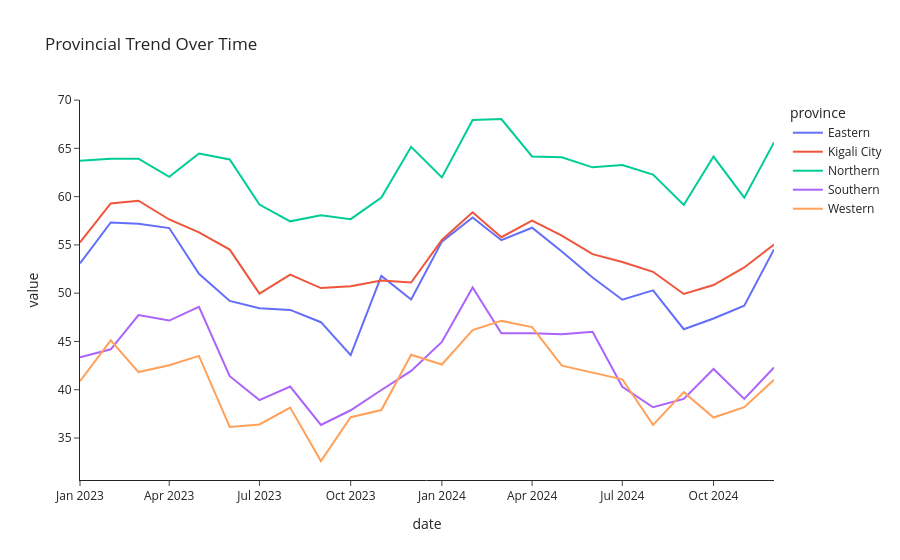

Source (notebook cell):
### Code cell
import plotly.express as px

monthly = df.groupby(["date", "province"], as_index=False)["value"].mean()

fig = px.line(
    monthly, x="date", y="value", color="province",
    hover_data={"value": ":.1f"},
    title="Provincial Trend Over Time",
)
fig.update_layout(template="simple_white")
fig.show()
# fig.write_html("outputs/trend_interactive.html")

### Figure 1 — Plotly figure (JSON) as saved in the notebook; plotly's stock layout.template omitted (floating-point values rounded to 4 significant figures)
{"data": [{"hovertemplate": "province=Eastern<br>date=%{x}<br>value=%{y:.1f}<extra></extra>", "legendgroup": "Eastern", "line": {"color": "#636efa", "dash": "solid"}, "marker": {"symbol": "circle"}, "mode": "lines", "name": "Eastern", "orientation": "v", "showlegend": true, "type": "scatter", "x": ["2023-01-01T00:00:00", "2023-02-01T00:00:00", "2023-03-01T00:00:00", "2023-04-01T00:00:00", "2023-05-01T00:00:00", "2023-06-01T00:00:00", "2023-07-01T00:00:00", "2023-08-01T00:00:00", "2023-09-01T00:00:00", "2023-10-01T00:00:00", "2023-11-01T00:00:00", "2023-12-01T00:00:00", "2024-01-01T00:00:00", "2024-02-01T00:00:00", "2024-03-01T00:00:00", "2024-04-01T00:00:00", "2024-05-01T00:00:00", "2024-06-01T00:00:00", "2024-07-01T00:00:00", "2024-08-01T00:00:00", "2024-09-01T00:00:00", "2024-10-01T00:00:00", "2024-11-01T00:00:00", "2024-12-01T00:00:00"], "xaxis": "x", "y": [53.09, 57.33, 57.2, 56.75, 52.0, 49.2, 48.44, 48.27, 46.99, 43.59, 51.78, 49.34, 55.34, 57.83, 55.49, 56.78, 54.32, 51.61, 49.33, 50.3, 46.27, 47.38, 48.7, 54.53], "yaxis": "y"}, {"hovertemplate": "province=Kigali City<br>date=%{x}<br>value=%{y:.1f}<extra></extra>", "legendgroup": "Kigali City", "line": {"color": "#EF553B", "dash": "solid"}, "marker": {"symbol": "circle"}, "mode": "lines", "name": "Kigali City", "orientation": "v", "showlegend": true, "type": "scatter", "x": ["2023-01-01T00:00:00", "2023-02-01T00:00:00", "2023-03-01T00:00:00", "2023-04-01T00:00:00", "2023-05-01T00:00:00", "2023-06-01T00:00:00", "2023-07-01T00:00:00", "2023-08-01T00:00:00", "2023-09-01T00:00:00", "2023-10-01T00:00:00", "2023-11-01T00:00:00", "2023-12-01T00:00:00", "2024-01-01T00:00:00", "2024-02-01T00:00:00", "2024-03-01T00:00:00", "2024-04-01T00:00:00", "2024-05-01T00:00:00", "2024-06-01T00:00:00", "2024-07-01T00:00:00", "2024-08-01T00:00:00", "2024-09-01T00:00:00", "2024-10-01T00:00:00", "2024-11-01T00:00:00", "2024-12-01T00:00:00"], "xaxis": "x", "y": [55.26, 59.3, 59.57, 57.63, 56.29, 54.51, 49.96, 51.93, 50.53, 50.71, 51.32, 51.11, 55.52, 58.37, 55.8, 57.51, 55.97, 54.04, 53.22, 52.22, 49.92, 50.84, 52.67, 55.05], "yaxis": "y"}, {"hovertemplate": "province=Northern<br>date=%{x}<br>value=%{y:.1f}<extra></extra>", "legendgroup": "Northern", "line": {"color": "#00cc96", "dash": "solid"}, "marker": {"symbol": "circle"}, "mode": "lines", "name": "Northern", "orientation": "v", "showlegend": true, "type": "scatter", "x": ["2023-01-01T00:00:00", "2023-02-01T00:00:00", "2023-03-01T00:00:00", "2023-04-01T00:00:00", "2023-05-01T00:00:00", "2023-06-01T00:00:00", "2023-07-01T00:00:00", "2023-08-01T00:00:00", "2023-09-01T00:00:00", "2023-10-01T00:00:00", "2023-11-01T00:00:00", "2023-12-01T00:00:00", "2024-01-01T00:00:00", "2024-02-01T00:00:00", "2024-03-01T00:00:00", "2024-04-01T00:00:00", "2024-05-01T00:00:00", "2024-06-01T00:00:00", "2024-07-01T00:00:00", "2024-08-01T00:00:00", "2024-09-01T00:00:00", "2024-10-01T00:00:00", "2024-11-01T00:00:00", "2024-12-01T00:00:00"], "xaxis": "x", "y": [63.72, 63.94, 63.93, 62.05, 64.47, 63.85, 59.17, 57.44, 58.06, 57.67, 59.91, 65.16, 61.98, 67.93, 68.04, 64.17, 64.08, 63.03, 63.28, 62.28, 59.13, 64.15, 59.9, 65.6], "yaxis": "y"}, {"hovertemplate": "province=Southern<br>date=%{x}<br>value=%{y:.1f}<extra></extra>", "legendgroup": "Southern", "line": {"color": "#ab63fa", "dash": "solid"}, "marker": {"symbol": "circle"}, "mode": "lines", "name": "Southern", "orientation": "v", "showlegend": true, "type": "scatter", "x": ["2023-01-01T00:00:00", "2023-02-01T00:00:00", "2023-03-01T00:00:00", "2023-04-01T00:00:00", "2023-05-01T00:00:00", "2023-06-01T00:00:00", "2023-07-01T00:00:00", "2023-08-01T00:00:00", "2023-09-01T00:00:00", "2023-10-01T00:00:00", "2023-11-01T00:00:00", "2023-12-01T00:00:00", "2024-01-01T00:00:00", "2024-02-01T00:00:00", "2024-03-01T00:00:00", "2024-04-01T00:00:00", "2024-05-01T00:00:00", "2024-06-01T00:00:00", "2024-07-01T00:00:00", "2024-08-01T00:00:00", "2024-09-01T00:00:00", "2024-10-01T00:00:00", "2024-11-01T00:00:00", "2024-12-01T00:00:00"], "xaxis": "x", "y": [43.35, 44.19, 47.73, 47.16, 48.58, 41.41, 38.93, 40.33, 36.36, 37.88, 39.97, 41.95, 44.95, 50.59, 45.84, 45.84, 45.75, 46.0, 40.31, 38.19, 39.05, 42.14, 39.05, 42.3], "yaxis": "y"}, {"hovertemplate": "province=Western<br>date=%{x}<br>value=%{y:.1f}<extra></extra>", "legendgroup": "Western", "line": {"color": "#FFA15A", "dash": "solid"}, "marker": {"symbol": "circle"}, "mode": "lines", "name": "Western", "orientation": "v", "showlegend": true, "type": "scatter", "x": ["2023-01-01T00:00:00", "2023-02-01T00:00:00", "2023-03-01T00:00:00", "2023-04-01T00:00:00", "2023-05-01T00:00:00", "2023-06-01T00:00:00", "2023-07-01T00:00:00", "2023-08-01T00:00:00", "2023-09-01T00:00:00", "2023-10-01T00:00:00", "2023-11-01T00:00:00", "2023-12-01T00:00:00", "2024-01-01T00:00:00", "2024-02-01T00:00:00", "2024-03-01T00:00:00", "2024-04-01T00:00:00", "2024-05-01T00:00:00", "2024-06-01T00:00:00", "2024-07-01T00:00:00", "2024-08-01T00:00:00", "2024-09-01T00:00:00", "2024-10-01T00:00:00", "2024-11-01T00:00:00", "2024-12-01T00:00:00"], "xaxis": "x", "y": [40.88, 45.11, 41.83, 42.54, 43.51, 36.14, 36.41, 38.15, 32.62, 37.16, 37.9, 43.63, 42.61, 46.18, 47.13, 46.49, 42.49, 41.79, 41.08, 36.36, 39.75, 37.12, 38.19, 41.03], "yaxis": "y"}], "layout": {"legend": {"title": {"text": "province"}, "tracegroupgap": 0}, "title": {"text": "Provincial Trend Over Time"}, "xaxis": {"anchor": "y", "domain": [0.0, 1.0], "title": {"text": "date"}}, "yaxis": {"anchor": "x", "domain": [0.0, 1.0], "title": {"text": "value"}}}}
